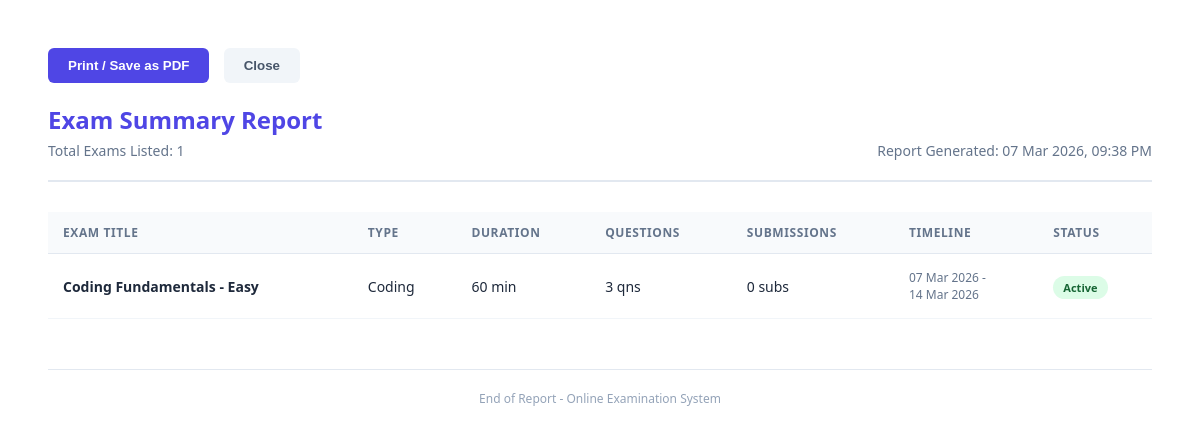
Page /admin/exam-report.php (signed in) on the committed database.
### tables this page shows
CREATE TABLE IF NOT EXISTS `exams` (
    `id` INT AUTO_INCREMENT PRIMARY KEY,
    `title` VARCHAR(100) NOT NULL,
    `type` ENUM('MCQ', 'Coding') NOT NULL,
    `duration` INT NOT NULL COMMENT 'Duration in minutes',
    `status` ENUM('active', 'inactive') DEFAULT 'inactive',
    `total_marks` INT DEFAULT 0,
    `start_date` DATETIME,
    `end_date` DATETIME,
    `created_by` INT,
    FOREIGN KEY (`created_by`) REFERENCES `users`(`id`) ON DELETE SET NULL
);

### admin/exam-report.php (the view, shortened to what this page needs)
<?php
require_once '../includes/auth_check.php';
$where_clauses = [];
$where_sql = count($where_clauses) > 0 ? " WHERE " . implode(" AND ", $where_clauses) : "";
$exams = $conn->query("
    SELECT e.*,
           (SELECT COUNT(*) FROM submissions s WHERE s.exam_id = e.id) as sub_count,
           (SELECT COUNT(*) FROM questions q WHERE q.exam_id = e.id) as q_count
    FROM exams e
    $where_sql
    ORDER BY e.id DESC
");
$report_title = "Exam Summary Report";
?>
<!DOCTYPE html>
<html lang="en">
<head>
</head>
<body>
    <div class="no-print" style="margin-bottom: 20px;">
        <button onclick="window.print()"
            style="padding: 10px 20px; background: #4f46e5; color: white; border: none; border-radius: 6px; cursor: pointer; font-weight: 600;">Print
            / Save as PDF</button>
        <button onclick="window.close()"
            style="padding: 10px 20px; background: #f1f5f9; color: #475569; border: none; border-radius: 6px; cursor: pointer; font-weight: 600; margin-left:10px;">Close</button>
    </div>
    <div class="header">
        <div>
            <h1 class="title">
                <?php echo $report_title; ?>
            </h1>
            <p style="margin: 5px 0 0 0; color: #64748b; font-size: 14px;">Total Exams Listed:
                <?php echo $exams->num_rows; ?>
            </p>
        </div>
        <div class="date">Report Generated:
            <?php echo date('d M Y, h:i A'); ?>
        </div>
    </div>
    <table>
        <thead>
            <tr>
                <th>Exam Title</th>
                <th>Type</th>
                <th>Duration</th>
                <th>Questions</th>
                <th>Submissions</th>
                <th>Timeline</th>
                <th>Status</th>
            </tr>
        </thead>
        <tbody>
            <?php while ($row = $exams->fetch_assoc()):
                $status = 'inactive';
                if ($row['status'] == 'active') {
                    if (strtotime($row['end_date']) < time())
                        $status = 'completed';
                    elseif (strtotime($row['start_date']) > time())
                        $status = 'scheduled';
                    else
                        $status = 'active';
                }
                ?>
                <tr>
                    <td style="font-weight: 600;">
                        <?php echo htmlspecialchars($row['title']); ?>
                    </td>
                    <td>
                        <?php echo $row['type']; ?>
                    </td>
                    <td>
                        <?php echo $row['duration']; ?> min
                    </td>
                    <td>
                        <?php echo $row['q_count']; ?> qns
                    </td>
                    <td>
                        <?php echo $row['sub_count']; ?> subs
                    </td>
                    <td style="font-size: 12px; color: #64748b;">
                        <?php echo date('d M Y', strtotime($row['start_date'])); ?> - <br>
                        <?php echo date('d M Y', strtotime($row['end_date'])); ?>
                    </td>
                    <td>
                        <span class="status-badge <?php echo $status; ?>">
                            <?php echo ucfirst($status); ?>
                        </span>
                    </td>
                </tr>
            <?php endwhile; ?>
        </tbody>
    </table>
    <div
        style="margin-top: 50px; border-top: 1px solid #e2e8f0; padding-top: 20px; text-align: center; font-size: 12px; color: #94a3b8;">
        End of Report - Online Examination System
    </div>
</body>
</html>

### admin/exam-report.php (style rules this page uses)
body { font-family: 'Segoe UI', Tahoma, Geneva, Verdana, sans-serif; color: #1e293b; padding: 40px; }
.header { display: flex; justify-content: space-between; align-items: flex-end; border-bottom: 2px solid #e2e8f0; padding-bottom: 20px; margin-bottom: 30px; }
.title { font-size: 24px; font-weight: 700; margin: 0; color: #4f46e5; }
.date { color: #64748b; font-size: 14px; }
table { width: 100%; border-collapse: collapse; margin-top: 20px; }
th { background: #f8fafc; color: #64748b; font-size: 12px; text-transform: uppercase; letter-spacing: 0.05em; padding: 12px 15px; text-align: left; border-bottom: 1px solid #e2e8f0; }
td { padding: 15px; border-bottom: 1px solid #f1f5f9; font-size: 14px; }
.status-badge { padding: 4px 10px; border-radius: 12px; font-size: 11px; font-weight: 600; }
.active { background: #dcfce7; color: #166534; }

### rows in the picture
exams: title "Coding Fundamentals - Easy", type "Coding", duration "60", q_count "3", sub_count "0", start_date "07 Mar 2026", end_date "14 Mar 2026", status "Active"

### other values in the picture
$report_title "Exam Summary Report"
$exams->num_rows "1"
